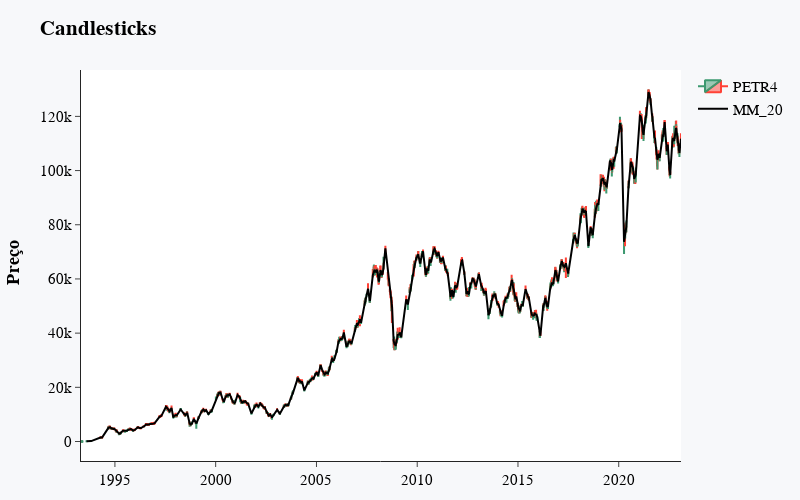

The cell this chart's notebook holds for it:
### Markdown cell above
### Testar candles que tocam na media

### Code cell
df_figure = dados.loc[dados['toca_media'] == True]
fig = make_subplots(rows=1, cols=1)

fig.add_trace(go.Candlestick(name='PETR4', x=df_figure.index, open=df_figure['Open'], high = df_figure['High'], 
                             low=df_figure['Low'], close=df_figure['Close']), row=1,col=1)

fig.add_trace(go.Scatter(name='MM_20', x=df_figure.index, y=df_figure['mm20'], marker_color='black'), row=1, col=1)


#fig.update_xaxes(title_text="<b> Data",rangebreaks=[dict(bounds=["sat", "mon"])])
fig.update_layout(xaxis_rangeslider_visible=False, title_text='<b>Candlesticks', 
                  yaxis1_title="<b> Preço",
                  font=dict(family="Arial", size=15, color="black"), margin=dict(l=50, r=20, t=70, b=20),
                  template = 'simple_white', paper_bgcolor="#f7f8fa",
                  width=800, height=500)
fig.show()

### Figure 1 — Plotly figure (JSON) as saved in the notebook; plotly's stock layout.template omitted (floating-point values rounded to 4 significant figures; data arrays with more than 128 entries replaced by an {"elided": "..."} marker saying what was removed)
{"data": [{"close": {"elided": "1397 float values"}, "high": {"elided": "1397 float values"}, "low": {"elided": "1397 float values"}, "name": "PETR4", "open": {"elided": "1397 float values"}, "type": "candlestick", "x": {"elided": "1397 str values"}, "xaxis": "x", "yaxis": "y"}, {"marker": {"color": "black"}, "name": "MM_20", "type": "scatter", "x": {"elided": "1397 str values"}, "xaxis": "x", "y": {"elided": "1397 float values"}, "yaxis": "y"}], "layout": {"font": {"color": "black", "family": "Arial", "size": 15}, "height": 500, "margin": {"b": 20, "l": 50, "r": 20, "t": 70}, "paper_bgcolor": "#f7f8fa", "title": {"text": "<b>Candlesticks"}, "width": 800, "xaxis": {"anchor": "y", "autorange": true, "domain": [0, 1], "range": ["1993-04-26 12:00", "2023-02-02 12:00"], "rangeslider": {"visible": false, "yaxis": {}}, "type": "date"}, "yaxis": {"anchor": "x", "autorange": true, "domain": [0, 1], "range": [-7192.0, 137100.0], "title": {"text": "<b> Preço"}, "type": "linear"}}}
